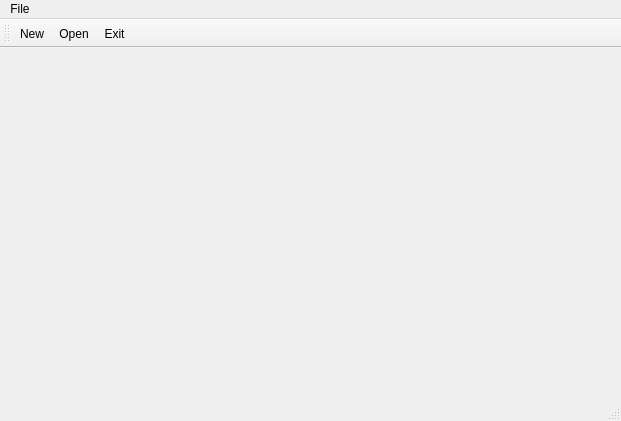
<?xml version="1.0" encoding="UTF-8"?>
<ui version="4.0">
 <class>MainWindow</class>
 <widget class="QMainWindow" name="MainWindow">
  <property name="geometry">
   <rect>
    <x>0</x>
    <y>0</y>
    <width>621</width>
    <height>421</height>
   </rect>
  </property>
  <property name="windowTitle">
   <string>MainWindow</string>
  </property>
  <widget class="QWidget" name="centralwidget"/>
  <widget class="QMenuBar" name="menubar">
   <property name="geometry">
    <rect>
     <x>0</x>
     <y>0</y>
     <width>621</width>
     <height>20</height>
    </rect>
   </property>
   <widget class="QMenu" name="menuFile">
    <property name="title">
     <string>File</string>
    </property>
    <addaction name="actionNew"/>
    <addaction name="actionOpen"/>
    <addaction name="actionExit"/>
   </widget>
   <addaction name="menuFile"/>
  </widget>
  <widget class="QStatusBar" name="statusbar"/>
  <widget class="QToolBar" name="toolBar">
   <property name="windowTitle">
    <string>toolBar</string>
   </property>
   <attribute name="toolBarArea">
    <enum>TopToolBarArea</enum>
   </attribute>
   <attribute name="toolBarBreak">
    <bool>false</bool>
   </attribute>
   <addaction name="actionNew"/>
   <addaction name="actionOpen"/>
   <addaction name="actionExit"/>
  </widget>
  <action name="actionNew">
   <property name="icon">
    <iconset resource="Resources.qrc">
     <normaloff>:/res/img/new.png</normaloff>:/res/img/new.png</iconset>
   </property>
   <property name="text">
    <string>New</string>
   </property>
  </action>
  <action name="actionOpen">
   <property name="icon">
    <iconset resource="Resources.qrc">
     <normaloff>:/res/img/open-file.jpeg</normaloff>:/res/img/open-file.jpeg</iconset>
   </property>
   <property name="text">
    <string>Open</string>
   </property>
  </action>
  <action name="actionExit">
   <property name="icon">
    <iconset resource="Resources.qrc">
     <normaloff>:/res/img/close.jpeg</normaloff>:/res/img/close.jpeg</iconset>
   </property>
   <property name="text">
    <string>Exit</string>
   </property>
  </action>
 </widget>
 <resources>
  <include location="Resources.qrc"/>
 </resources>
 <connections/>
</ui>
